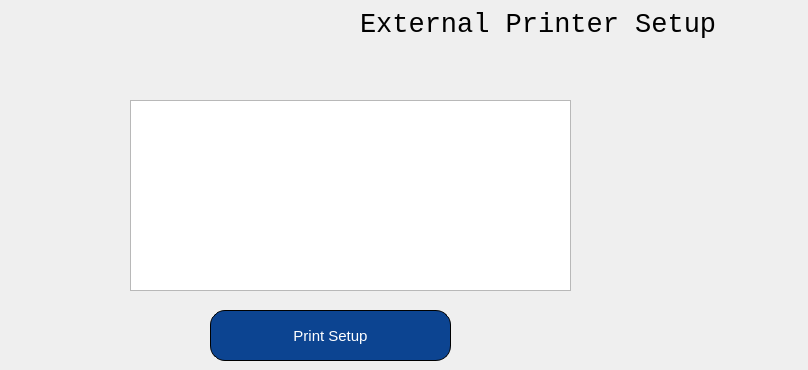
    <widget class="QWidget" name="page_22">
     <widget class="QTextEdit" name="textEdit">
      <property name="geometry">
       <rect>
        <x>130</x>
        <y>100</y>
        <width>441</width>
        <height>191</height>
       </rect>
      </property>
      <property name="styleSheet">
       <string notr="true"/>
      </property>
     </widget>
     <widget class="QLabel" name="label_111">
      <property name="geometry">
       <rect>
        <x>360</x>
        <y>10</y>
        <width>381</width>
        <height>30</height>
       </rect>
      </property>
      <property name="font">
       <font>
        <family>Liberation Mono</family>
        <pointsize>20</pointsize>
        <weight>50</weight>
        <bold>false</bold>
       </font>
      </property>
      <property name="styleSheet">
       <string notr="true"/>
      </property>
      <property name="text">
       <string>External Printer Setup</string>
      </property>
     </widget>
     <widget class="QToolButton" name="toolButton_17">
      <property name="geometry">
       <rect>
        <x>738</x>
        <y>0</y>
        <width>61</width>
        <height>61</height>
       </rect>
      </property>
      <property name="font">
       <font>
        <pointsize>11</pointsize>
       </font>
      </property>
      <property name="styleSheet">
       <string notr="true">
border:none;
border-radius:30%;</string>
      </property>
      <property name="text">
       <string/>
      </property>
      <property name="icon">
       <iconset resource="icons.qrc">
        <normaloff>:/img/output-onlinepngtools.png</normaloff>:/img/output-onlinepngtools.png</iconset>
      </property>
      <property name="iconSize">
       <size>
        <width>50</width>
        <height>50</height>
       </size>
      </property>
     </widget>
     <widget class="QToolButton" name="toolButton_2">
      <property name="geometry">
       <rect>
        <x>210</x>
        <y>310</y>
        <width>241</width>
        <height>51</height>
       </rect>
      </property>
      <property name="font">
       <font>
        <pointsize>11</pointsize>
       </font>
      </property>
      <property name="styleSheet">
       <string notr="true">QToolButton
{
background-color: rgb(12, 68, 145);
 border: 1px solid black;
     border-radius: 15px;
color: rgb(255, 255, 255);
font-style:bold;
}</string>
      </property>
      <property name="text">
       <string>Print Setup</string>
      </property>
     </widget>
    </widget>
